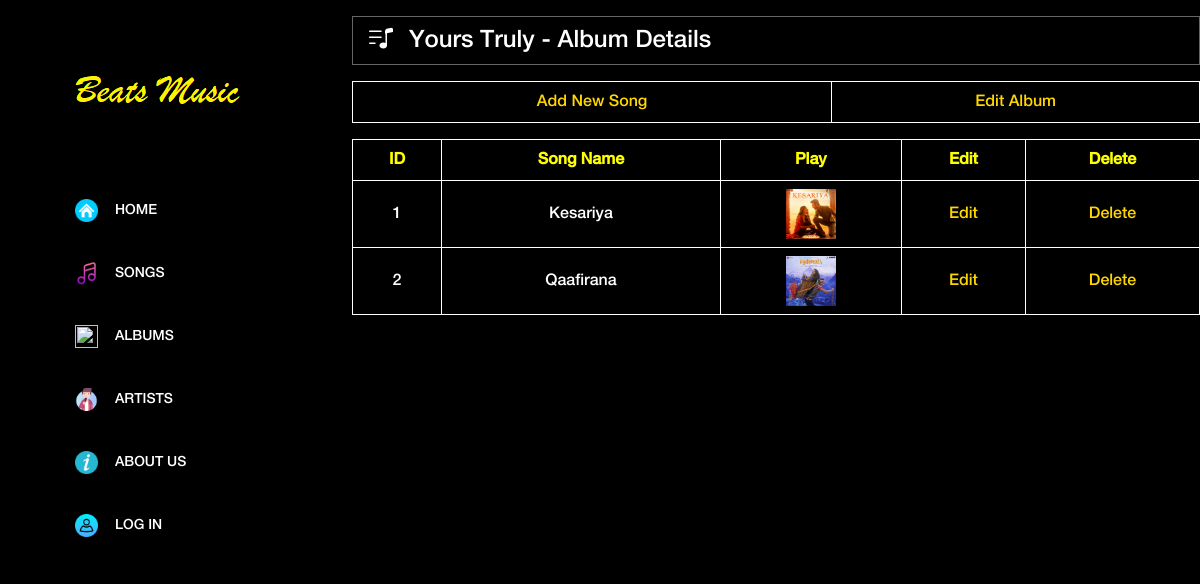
The app's page /BeatsMusic/AlbumDetails.php?AID=1 with its own data.
### tables this page shows
CREATE TABLE `albumsinfo` (
  `AlbumID` int(11) NOT NULL,
  `AlbumName` varchar(50) NOT NULL,
  `AlbumCover` varchar(200) NOT NULL,
  `ArtistID` int(11) NOT NULL,
  `ArtistName` varchar(50) NOT NULL
);

CREATE TABLE `songsinfo` (
  `ID` int(11) NOT NULL,
  `SongName` varchar(50) NOT NULL,
  `Language` varchar(20) NOT NULL,
  `Downloads` int(11) NOT NULL,
  `ArtistID` int(10) NOT NULL,
  `ArtistName` varchar(50) NOT NULL,
  `AlbumName` varchar(50) NOT NULL,
  `AlbumID` int(11) NOT NULL,
  `FilePath` varchar(200) NOT NULL,
  `CoverPath` varchar(200) NOT NULL
);

### BeatsMusic/class/Beats.php (called while the page is built, shortened)
<?php
    class Beats
    {
        function select($query)
        {
            $result = mysqli_query($GLOBALS["con"],$query);
            return $result;
        }
    }
    $beats = new beats();
?>

### BeatsMusic/AlbumDetails.php (the view, shortened to what this page needs)
<!DOCTYPE html>
<html lang="en">
<head>
    <link rel="stylesheet" href="css/core-styles.css">
    <link rel="stylesheet" href="css/style.css">
    <link rel="stylesheet" href="https://cdn.jsdelivr.net/npm/bootstrap-icons@1.9.1/font/bootstrap-icons.css">
    <?php
        include("Class/beats.php");
        $result = $beats -> select("Select ArtistName,AlbumName From albumsinfo where AlbumID='".$_REQUEST["AID"]."'");
        while($row = mysqli_fetch_array($result))
        {
            $AlbumName = $row["AlbumName"];
        }
    ?>
</head>
<body>
    <div class="main-content-wrapper d-flex clearfix">
        <?php include("Includes/NavMenu.php"); ?>
        <div class="products-catagories-area clearfix content" style="padding-left:2rem">
            <section class="bdr mb-3 mt-3 p-2">
                <div>
                    <h4 class="mb-0"><i class="bi bi-music-note-list mr-3 ml-2"></i><?php echo $AlbumName; ?> - Album
                        Details</h4>
                </div>
            </section>
            <table class="mb-3">
                <tr>
                    <th><a href="AddSong.php?AID=<?php echo $_REQUEST["AID"]; ?>&ANM=<?php echo $AlbumName; ?>">Add New
                            Song</a></th>
                    <th><a href="EditAlbum.php?AID=<?php echo $_REQUEST["AID"]; ?>">Edit Album</a></th>
                </tr>
            </table>
            <table>
                <tr>
                    <th>ID</th>
                    <th>Song Name</th>
                    <th>Play</th>
                    <th>Edit</th>
                    <th>Delete</th>
                </tr>
                <?php
                $result = $beats -> select("Select * From songsinfo Where AlbumID='".$_REQUEST["AID"]."'");
                while($row = mysqli_fetch_array($result))
                {
            ?>
                <tr>
                    <td><?php echo $row["ID"]; ?></td>
                    <td><?php echo $row["SongName"]; ?></td>
                    <td><a href="<?php echo $row["FilePath"]; ?>"><img src="<?php echo $row["CoverPath"]; ?>"
                                style="width:50px;"></a></td>
                    <td><a
                            href="EditSong.php?ID=<?php echo $row["ID"]; ?>&ANM=<?php echo $row["AlbumName"]; ?>">Edit</a>
                    </td>
                    <td><a href="DeleteSong.php?ID=<?php echo $row["ID"]; ?>">Delete</a></td>
                </tr>
                <?php
                }
            ?>
            </table>
        </div>
    </div>
</body>
</html>

### BeatsMusic/css/core-styles.css (style rules this page uses)
* { margin: 0; padding: 0; }
body { font-family: "helveticaneuemedium"; background-color: black; font-size: 16px; }
h1, h2, h3, h4, h5, h6 { color: #242424; line-height: 1.3; font-weight: 400; }
a { -webkit-transition: all 500ms ease 0s; transition: all 500ms ease 0s; text-decoration: none; outline: 0 solid transparent; color: white; font-weight: 400; font-size: 12px; }
img { height: auto; max-width: 100%; }
.main-content-wrapper { position: relative; z-index: 1; -webkit-transition-duration: 500ms; transition-duration: 500ms; -ms-flex-wrap: wrap; flex-wrap: wrap; }
.main-content-wrapper .products-catagories-area { -webkit-box-flex: 0; -ms-flex: 0 0 calc(100% - 320px); flex: 0 0 calc(100% - 320px); width: calc(100% - 320px); max-width: calc(100% - 320px); }

### BeatsMusic/css/style.css (style rules this page uses)
.content { position:relative; margin-left:auto; }
table { width:100%; text-align:center; color:white; }
th { color:yellow; }
td,th { padding:0.5rem; border:1px solid white; }
a { font-size:1rem; color:gold; }
.bdr { border:1px solid #666; border-radius:0; }
section * { background-color:black; color:white; }
body { overflow-x: hidden; }

### BeatsMusic/AlbumDetails.php (style rules this page uses)
table { width: 100%; }

### records on screen
albumsinfo: AlbumName "Yours Truly"
songsinfo: ID "1", SongName "Kesariya", CoverPath (picture)
songsinfo: ID "2", SongName "Qaafirana", CoverPath (picture)
